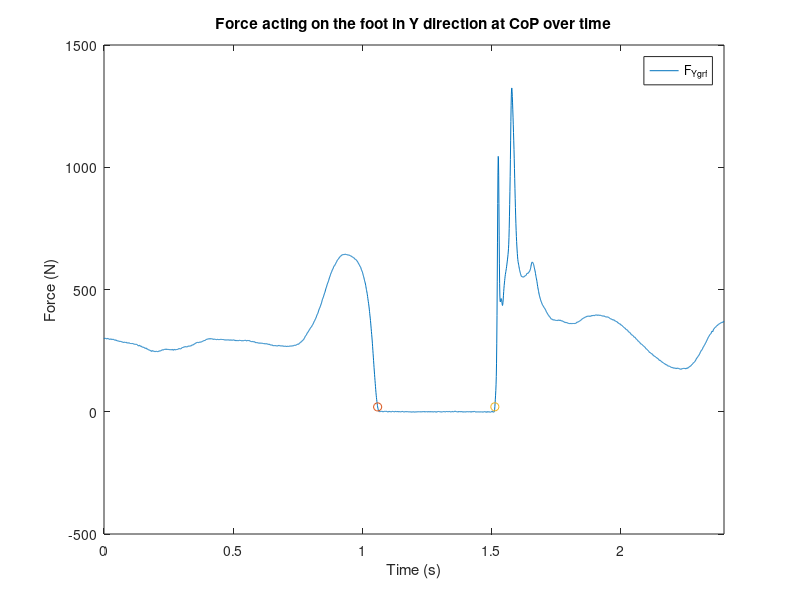
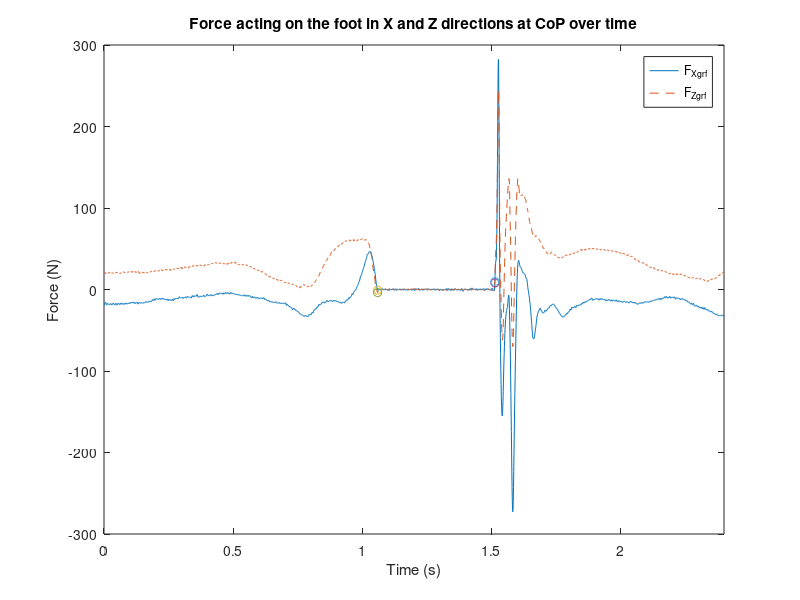
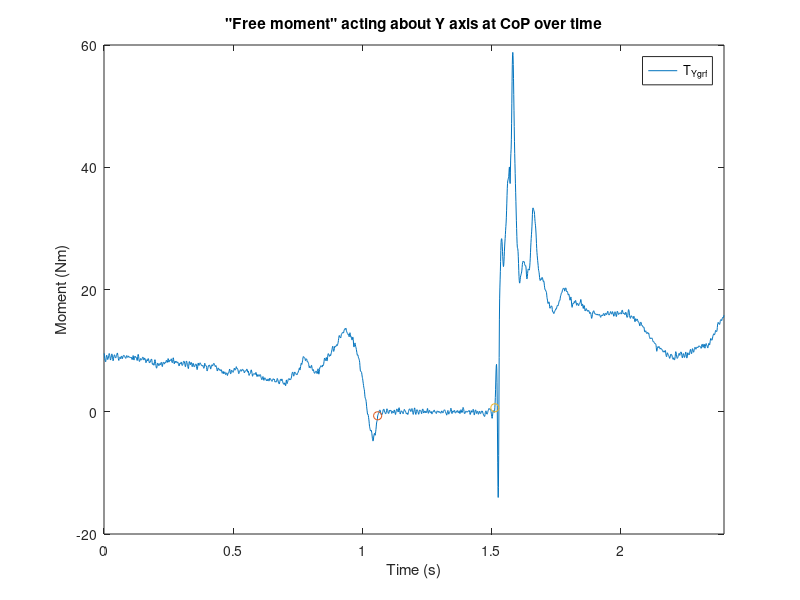
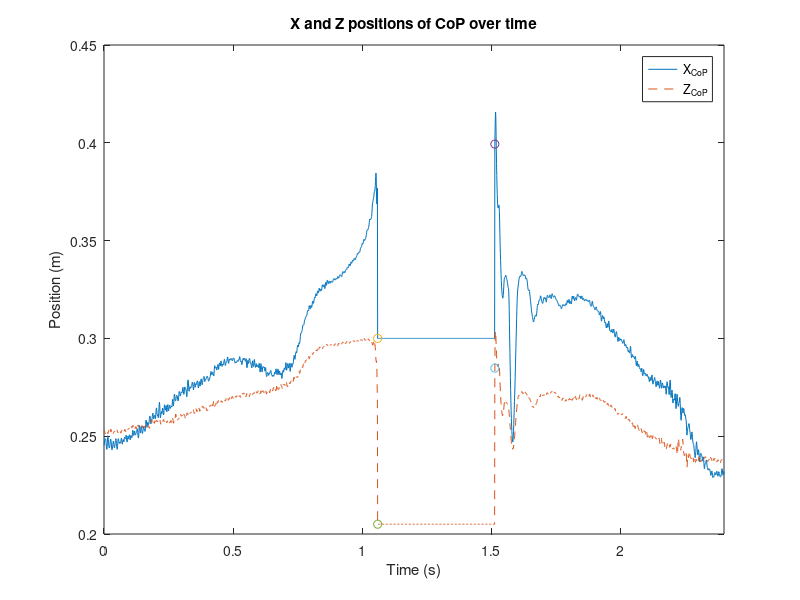

These charts were generated, in order, by the following MATLAB code:
% Created by: Anthony Le
% Last updated: 02.27.2018

% KIN 523: Homework 6 - Force Measurement
% Due: 03.01.18
%%
close all;
clear;

% origin of force plate coordinate system in global XYZ
% Y_0 -> -Z_0
% Z_0 -> Y_0
XZY_0 = [0.300; 0.205; 0];

cal_mat = [612.8, -2.9, 0.1, 1.4, 0.1, 0.7;
            5.5, 616.3, -3.3, -1.8, 0.2, -7.5;
            30.6, 2.7, 945.1, -2.7, -10.4, 3.5;
            0.4, -29.0, -0.7, 351.3, 1.5, 0.6;
            25.6, -0.2, -0.7, -0.7, 246.9, 0.3;
            0.8, 0.6, 0.6, 0.5, 0.6, 143.8];
        
h = 0.044; % in m

G_i = 2; % force plate amp gains

f_s = 1080; % in Hz
f_c = 120; % in Hz; 4th-order Butterworth no-lag filter
f_s_mocap = 120; % in Hz

%% Problem 1
% bipolar range for 16-bit A/D -32768 to 32767

% mV per count 
mV_count = (20 / (2^16)) * 1000; % in mV

d_output = 4673; % digital output in counts
a_input = d_output * mV_count; % analog input in mV
a_input = a_input / 1000; % analog input in V

%% Problem 2
load('Forces.mat');

V_base = [0.0595, 0.0438, 0.0748, 0.0485, 0.0519, 0.0497];
V_base = repmat(V_base, 2593, 1);

V_meas = [F_x, F_y, F_z, M_x, M_y, M_z];

V_act = V_meas - V_base;

table_2 = horzcat(sample, V_act);

%% Problem 3
V_act_tp = transpose(V_act);

FM_output = []; % force and moments in N and Nm, respectively

for i = 1:length(sample)
    fm_output = cal_mat * (V_act_tp(:, i) ./ 2);
    FM_output = cat(2, FM_output, fm_output);
end

FM_output = transpose(FM_output);

table_3 = horzcat(sample, FM_output);

%% Problem 4
x_CoP = [];
y_CoP = [];

for j = 1:length(sample)
    if FM_output(j, 3) < 20
        x = 0;
        y = 0;
        x_CoP = cat(1, x_CoP, x);
        y_CoP = cat(1, y_CoP, y);
    else
        x = ((-h * FM_output(j, 1)) - FM_output(j, 5)) / FM_output(j, 3);
        y = ((-h * FM_output(j, 2)) - FM_output(j, 4)) / FM_output(j, 3);
        x_CoP = cat(1, x_CoP, x);
        y_CoP = cat(1, y_CoP, y);
    end
    
end

xyz_CoP = [x_CoP, y_CoP, zeros(2593, 1)];

table_4 = horzcat(sample, xyz_CoP);

%% Problem 5
T_z = [];

for k = 1:length(sample)
    t_z = FM_output(k, 6) - (x_CoP(k, 1) * FM_output(k, 2)) + (y_CoP(k, 1) * FM_output(k, 1));
    T_z = cat(1, T_z, t_z);
end

table_5 = horzcat(sample, T_z);

%% Problem 6
% part a
xyz_CoP_tp = transpose(xyz_CoP);

XZY_CoP = [];

RotM = [cos(90), sin(90), 0;
        sin(90), -cos(90), 0;
        0, 0, -1];

for l = 1:length(sample)
    XZY = RotM * xyz_CoP_tp(:, l) + XZY_0;
    XZY_CoP = cat(2, XZY_CoP, XZY);
end

XZY_CoP = transpose(XZY_CoP);

X_CoP = XZY_CoP(:, 1);
Z_CoP = XZY_CoP(:, 2);

% part b
F_xyz = [FM_output(:, 1), FM_output(:, 2), FM_output(:, 3)];
F_xyz_tp = transpose(F_xyz);

F_XZY = [];

for m = 1:length(sample)
    f_XZY = RotM * F_xyz_tp(:, m);
    F_XZY = cat(2, F_XZY, f_XZY);
end

F_XZY = transpose(F_XZY);

F_X = F_XZY(:, 1);
F_Y = F_XZY(:, 3);
F_Z = F_XZY(:, 2);

% part c
T_Z = [];

M_Z = (-X_CoP .* F_Y) - (h * F_X);
M_X = (-Z_CoP .* F_Y) - (h * (-F_Z));
M_Y = -FM_output(:, 6);

T_Y = M_Y - (X_CoP .* (-F_Z)) + ((-Z_CoP) .* F_X);

table_6 = horzcat(sample, X_CoP, Z_CoP, F_X, F_Y, F_Z, T_Y);

%% Problem 7
% part a
F_Xgrf = -F_X;
F_Ygrf = -F_Y;
F_Zgrf = -F_Z;

% part b
T_Ygrf = -T_Y;

table_7 = horzcat(sample, X_CoP, Z_CoP, F_Xgrf, F_Ygrf, F_Zgrf, T_Ygrf);

%% Problem 8
time = [];

for n = 1:length(sample)
    t = sample(n) * (1/f_s); 
    time = cat(1, time, t);
end

figure(1);
plot(time, F_Ygrf);
hold on;
plot(time(1145), F_Ygrf(1145), 'o');
plot(time(1635), F_Ygrf(1635), 'o');
xlim([0 2.4]);
legend('F_{Ygrf}');
xlabel('Time (s)');
ylabel('Force (N)');
title('Force acting on the foot in Y direction at CoP over time');

figure(2);
plot(time, F_Xgrf);
xlim([0 2.4]);
hold on;
plot(time, F_Zgrf, '--');
plot(time(1145), F_Xgrf(1145), 'o');
plot(time(1635), F_Xgrf(1635), 'o');
plot(time(1145), F_Zgrf(1145), 'o');
plot(time(1635), F_Zgrf(1635), 'o');
xlim([0 2.4]);
legend('F_{Xgrf}', 'F_{Zgrf}');
xlabel('Time (s)');
ylabel('Force (N)');
title('Force acting on the foot in X and Z directions at CoP over time');
hold off;

figure(3);
plot(time, T_Ygrf);
hold on;
plot(time(1145), T_Ygrf(1145), 'o');
plot(time(1635), T_Ygrf(1635), 'o');
xlim([0 2.4]);
legend('T_{Ygrf}');
xlabel('Time (s)');
ylabel('Moment (Nm)');
title('"Free moment" acting about Y axis at CoP over time');

figure(4);
plot(time, X_CoP);
hold on;
plot(time, Z_CoP, '--');
plot(time(1145), X_CoP(1145), 'o');
plot(time(1635), X_CoP(1635), 'o');
plot(time(1145), Z_CoP(1145), 'o');
plot(time(1635), Z_CoP(1635), 'o');
xlim([0 2.4]);
legend('X_{CoP}', 'Z_{CoP}');
xlabel('Time (s)');
ylabel('Position (m)');
title('X and Z positions of CoP over time');
hold off;

%% Problem 9
TO_ids = find(F_Ygrf < 20);
TD_ids = find(F_Ygrf > 20);

takeoff = round(time(1145) / (1/f_s_mocap)); % 127
touchdown = round(time(1635) / (1/f_s_mocap)); % 182

takeoff_mocap = 127 * (1 / f_s_mocap);
touchdown_mocap = 182 * (1 / f_s_mocap);

%% Problem 10
delta_t = 1/ f_s;

% part a
J_Y = [];

for o = 927:1145
    j_Y = delta_t * ((F_Ygrf(o) + F_Ygrf(o+1)) / 2);
    J_Y = cat(1, J_Y, j_Y);
end
J_Ysum = sum(J_Y);

% part b
peakF_Ygrf = max(F_Ygrf(1635:2593));

% part c
body_m = 56.3; % in kg
body_w = body_m * 2.20462; % in lb; conversion

prop = body_w / peakF_Ygrf; % in lb/N

%% Problem 11
dF_Ygrf = [];

for p = 3:2591
    df = (F_Ygrf(p+2) - F_Ygrf(p-2)) / (4 * delta_t);
    dF_Ygrf = cat(1, dF_Ygrf, df); % in N/s
end
dF_Ygrf = [nan; nan; dF_Ygrf; nan; nan] * prop; % in lb/s

figure(5);
plot(time, dF_Ygrf);
xlim([0 2.4]);
xlabel('Time (s)');
ylabel('Rate of Change of F_{Ygrf}(lb/s)');
title('Rate of change of vertical component of GRF acting on foot over time');

%% Problem 12
ps = transpose(V_act(1101, :));

cal_mat2 = [612.8, 0, 0, 0, 0, 0;
            0, 616.3, 0, 0, 0, 0;
            0, 0, 945.1, 0, 0, 0;
            0, 0, 0, 351.3, 0, 0;
            0, 0, 0, 0, 246.9, 0;
            0, 0, 0, 0, 0, 143.8];
        
peak_shear2 = cal_mat2 * (ps ./ G_i);

peak_shear1 = transpose(FM_output(1101, :));

x_CoP2 = (-h * peak_shear2(1) - peak_shear2(5)) / (peak_shear2(3));
y_CoP2 = (-h * peak_shear2(2) - peak_shear2(4)) / (peak_shear2(3));

x_CoP1 = (-h * peak_shear1(1) - peak_shear1(5)) / (peak_shear1(3));
y_CoP1 = (-h * peak_shear1(2) - peak_shear1(4)) / (peak_shear1(3));

% figure(6);
% plot(x_CoP1, y_CoP1, 'x');
% hold on;
% plot(x_CoP2, y_CoP2, 'o');
% hold off;
